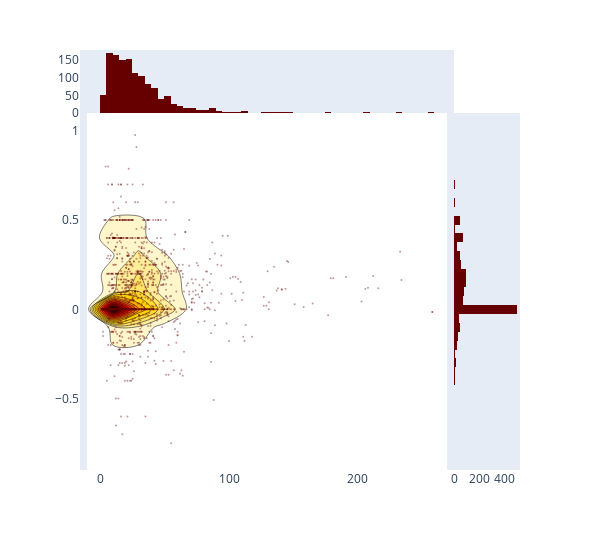

The notebook cell saved with this chart:
### Code cell
trace1 = go.Scatter(
     x=df['word_count'], y=df['polarity'], mode='markers', name='points',
     marker=dict(color='rgb(102,0,0)', size=2, opacity=0.4)
 )
 trace2 = go.Histogram2dContour(
     x=df['word_count'], y=df['polarity'], name='density', ncontours=20,
     colorscale='Hot', reversescale=True, showscale=False
 )
 trace3 = go.Histogram(
     x=df['word_count'], name='Word Count density',
     marker=dict(color='rgb(102,0,0)'),
     yaxis='y2'
 )
 trace4 = go.Histogram(
     y=df['polarity'], name='Polarity density', marker=dict(color='rgb(102,0,0)'),
     xaxis='x2'
 )
 data = [trace1, trace2, trace3, trace4]

 layout = go.Layout(
     showlegend=False,
     autosize=False,
     width=600,
     height=550,
     xaxis=dict(
         domain=[0, 0.85],
         showgrid=False,
         zeroline=False
     ),
     yaxis=dict(
         domain=[0, 0.85],
         showgrid=False,
         zeroline=False
     ),
     margin=dict(
         t=50
     ),
     hovermode='closest',
     bargap=0,
     xaxis2=dict(
         domain=[0.85, 1],
         showgrid=False,
         zeroline=False
     ),
     yaxis2=dict(
         domain=[0.85, 1],
         showgrid=False,
         zeroline=False
     )
 )

 fig = go.Figure(data=data, layout=layout)
 iplot(fig, filename='2dhistogram-2d-density-plot-subplots')

### Figure 1 — Plotly figure (JSON) as saved in the notebook; plotly's stock layout.template omitted (floating-point values rounded to 4 significant figures; data arrays with more than 128 entries replaced by an {"elided": "..."} marker saying what was removed)
{"data": [{"marker": {"color": "rgb(102,0,0)", "opacity": 0.4, "size": 2}, "mode": "markers", "name": "points", "type": "scatter", "x": {"elided": "1306 int values"}, "y": {"elided": "1306 float values"}}, {"colorscale": [[0, "rgb(0,0,0)"], [0.3333, "rgb(230,0,0)"], [0.6667, "rgb(255,210,0)"], [1, "rgb(255,255,255)"]], "name": "density", "ncontours": 20, "reversescale": true, "showscale": false, "type": "histogram2dcontour", "x": {"elided": "1306 int values"}, "y": {"elided": "1306 float values"}}, {"marker": {"color": "rgb(102,0,0)"}, "name": "Word Count density", "type": "histogram", "x": {"elided": "1306 int values"}, "yaxis": "y2"}, {"marker": {"color": "rgb(102,0,0)"}, "name": "Polarity density", "type": "histogram", "xaxis": "x2", "y": {"elided": "1306 float values"}}], "layout": {"autosize": false, "bargap": 0, "height": 550, "hovermode": "closest", "margin": {"t": 50}, "showlegend": false, "width": 600, "xaxis": {"domain": [0, 0.85], "showgrid": false, "zeroline": false}, "xaxis2": {"domain": [0.85, 1], "showgrid": false, "zeroline": false}, "yaxis": {"domain": [0, 0.85], "showgrid": false, "zeroline": false}, "yaxis2": {"domain": [0.85, 1], "showgrid": false, "zeroline": false}}}
